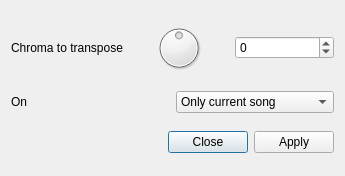
<?xml version="1.0" encoding="UTF-8"?>
<ui version="4.0">
 <class>DialogTranspose</class>
 <widget class="QDialog" name="DialogTranspose">
  <property name="geometry">
   <rect>
    <x>0</x>
    <y>0</y>
    <width>345</width>
    <height>176</height>
   </rect>
  </property>
  <property name="windowTitle">
   <string>Chord transposition</string>
  </property>
  <layout class="QHBoxLayout" name="horizontalLayout_4">
   <item>
    <layout class="QVBoxLayout" name="verticalLayout">
     <item>
      <layout class="QHBoxLayout" name="horizontalLayout">
       <item>
        <widget class="QLabel" name="labelChroma">
         <property name="text">
          <string>Chroma to transpose</string>
         </property>
        </widget>
       </item>
       <item>
        <widget class="QDial" name="dialChroma">
         <property name="minimum">
          <number>-12</number>
         </property>
         <property name="maximum">
          <number>12</number>
         </property>
        </widget>
       </item>
       <item>
        <widget class="QSpinBox" name="spinBoxChorma">
         <property name="minimum">
          <number>-12</number>
         </property>
         <property name="maximum">
          <number>12</number>
         </property>
        </widget>
       </item>
      </layout>
     </item>
     <item>
      <layout class="QHBoxLayout" name="horizontalLayout_3">
       <item>
        <widget class="QLabel" name="labelRange">
         <property name="text">
          <string>On</string>
         </property>
        </widget>
       </item>
       <item>
        <widget class="QComboBox" name="comboBoxRange">
         <property name="currentIndex">
          <number>2</number>
         </property>
         <item>
          <property name="text">
           <string>Only current chord</string>
          </property>
         </item>
         <item>
          <property name="text">
           <string>Only current line</string>
          </property>
         </item>
         <item>
          <property name="text">
           <string>Only current song</string>
          </property>
         </item>
         <item>
          <property name="text">
           <string>WholeDocument</string>
          </property>
         </item>
        </widget>
       </item>
      </layout>
     </item>
     <item>
      <layout class="QHBoxLayout" name="horizontalLayout_2">
       <item>
        <spacer name="horizontalSpacer">
         <property name="orientation">
          <enum>Qt::Horizontal</enum>
         </property>
         <property name="sizeHint" stdset="0">
          <size>
           <width>40</width>
           <height>20</height>
          </size>
         </property>
        </spacer>
       </item>
       <item>
        <widget class="QPushButton" name="pushButtonClose">
         <property name="text">
          <string>Close</string>
         </property>
        </widget>
       </item>
       <item>
        <widget class="QPushButton" name="pushButtonApply">
         <property name="text">
          <string>Apply</string>
         </property>
        </widget>
       </item>
      </layout>
     </item>
    </layout>
   </item>
  </layout>
 </widget>
 <resources/>
 <connections/>
</ui>
